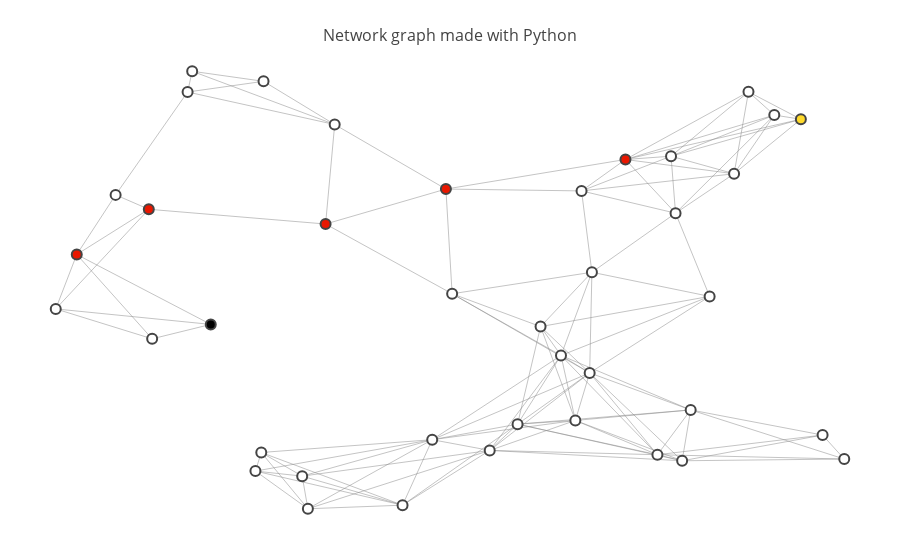

The cell this chart's notebook holds for it:
### Code cell
show_map(map_40, start=8, goal=19, path=[8, 14, 16, 37, 22, 7, 19])

### Figure 1 — Plotly figure (JSON) as saved in the notebook; plotly's stock layout.template omitted (floating-point values rounded to 4 significant figures; data arrays with more than 128 entries replaced by an {"elided": "..."} marker saying what was removed)
{"data": [{"hoverinfo": "none", "line": {"color": "#888", "width": 0.5}, "mode": "lines", "type": "scatter", "x": {"elided": "369 float values"}, "y": {"elided": "369 float values"}}, {"hoverinfo": "text", "marker": {"color": [0, 0, 0, 0, 0, 0, 0, 2, 3, 0, 0, 0, 0, 0, 2, 0, 2, 0, 0, 1, 0, 0, 2, 0, 0, 0, 0, 0, 0, 0, 0, 0, 0, 0, 0, 0, 0, 2, 0, 0], "colorbar": {"thickness": 15, "title": "Node Connections", "titleside": "right", "xanchor": "left"}, "colorscale": "Hot", "line": {"width": 2}, "reversescale": true, "showscale": false, "size": 10}, "mode": "markers", "text": ["Intersection 0", "Intersection 1", "Intersection 2", "Intersection 3", "Intersection 4", "Intersection 5", "Intersection 6", "Intersection 7", "Intersection 8", "Intersection 9", "Intersection 10", "Intersection 11", "Intersection 12", "Intersection 13", "Intersection 14", "Intersection 15", "Intersection 16", "Intersection 17", "Intersection 18", "Intersection 19", "Intersection 20", "Intersection 21", "Intersection 22", "Intersection 23", "Intersection 24", "Intersection 25", "Intersection 26", "Intersection 27", "Intersection 28", "Intersection 29", "Intersection 30", "Intersection 31", "Intersection 32", "Intersection 33", "Intersection 34", "Intersection 35", "Intersection 36", "Intersection 37", "Intersection 38", "Intersection 39"], "type": "scatter", "x": [0.7802, 0.525, 0.8085, 0.2599, 0.7354, 0.09089, 0.314, 0.6825, 0.2013, 0.8552, 0.7582, 0.2531, 0.4814, 0.9112, 0.04581, 0.4583, 0.1294, 0.6077, 0.7196, 0.886, 0.4238, 0.8252, 0.4742, 0.2625, 0.9364, 0.6243, 0.5573, 0.7483, 0.6436, 0.3451, 0.02142, 0.641, 0.1744, 0.1333, 0.584, 0.3074, 0.7406, 0.3345, 0.1797, 0.6315], "y": [0.4947, 0.1495, 0.7696, 0.1449, 0.809, 0.7223, 0.01876, 0.8016, 0.432, 0.9011, 0.2403, 0.1032, 0.5006, 0.1839, 0.5887, 0.1736, 0.69, 0.3623, 0.1399, 0.8919, 0.02677, 0.9533, 0.7353, 0.9768, 0.1302, 0.2167, 0.2084, 0.1263, 0.5489, 0.88, 0.4666, 0.3233, 0.9529, 0.3997, 0.427, 0.09187, 0.6813, 0.6569, 0.9994, 0.7312]}], "layout": {"hovermode": "closest", "margin": {"b": 20, "l": 5, "r": 5, "t": 40}, "showlegend": false, "title": "<br>Network graph made with Python", "titlefont": {"size": 16}, "xaxis": {"showgrid": false, "showticklabels": false, "zeroline": false}, "yaxis": {"showgrid": false, "showticklabels": false, "zeroline": false}}}
